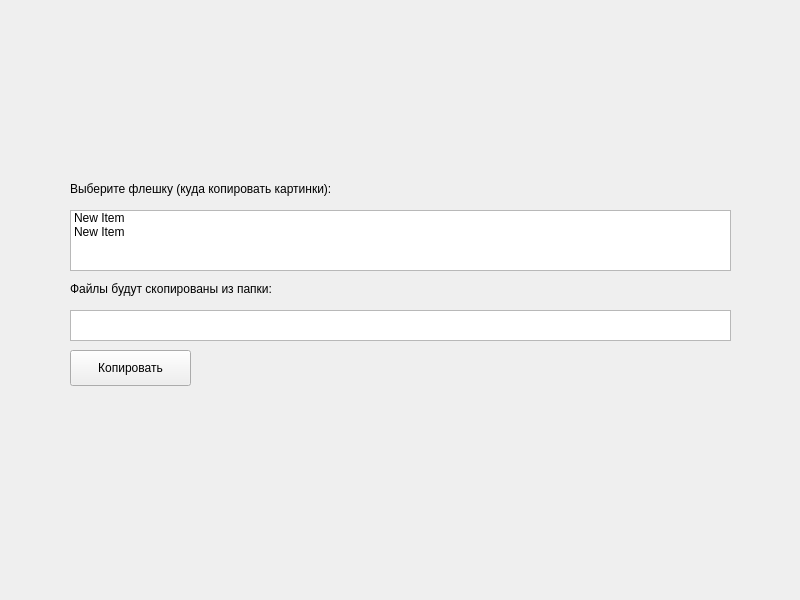
<?xml version="1.0" encoding="UTF-8"?>
<ui version="4.0">
 <class>Widget</class>
 <widget class="QWidget" name="Widget">
  <property name="enabled">
   <bool>true</bool>
  </property>
  <property name="geometry">
   <rect>
    <x>0</x>
    <y>0</y>
    <width>800</width>
    <height>600</height>
   </rect>
  </property>
  <property name="windowTitle">
   <string>Widget</string>
  </property>
  <property name="styleSheet">
   <string notr="true">    QWidget {
        background-color: &quot;green&quot;;
        color: &quot;white&quot;;
    }</string>
  </property>
  <widget class="QStackedWidget" name="stackedWidget">
   <property name="geometry">
    <rect>
     <x>30</x>
     <y>140</y>
     <width>721</width>
     <height>251</height>
    </rect>
   </property>
   <property name="currentIndex">
    <number>0</number>
   </property>
   <widget class="QWidget" name="page">
    <widget class="QLabel" name="label_2">
     <property name="geometry">
      <rect>
       <x>40</x>
       <y>140</y>
       <width>451</width>
       <height>18</height>
      </rect>
     </property>
     <property name="text">
      <string>&lt;html&gt;&lt;head/&gt;&lt;body&gt;&lt;p&gt;Файлы будут скопированы из папки:&lt;/p&gt;&lt;/body&gt;&lt;/html&gt;</string>
     </property>
    </widget>
    <widget class="QLabel" name="label">
     <property name="geometry">
      <rect>
       <x>40</x>
       <y>40</y>
       <width>371</width>
       <height>18</height>
      </rect>
     </property>
     <property name="text">
      <string>&lt;html&gt;&lt;head/&gt;&lt;body&gt;&lt;p&gt;Выберите флешку (куда копировать картинки):&lt;/p&gt;&lt;/body&gt;&lt;/html&gt;</string>
     </property>
    </widget>
    <widget class="QPlainTextEdit" name="plainTextEdit">
     <property name="geometry">
      <rect>
       <x>40</x>
       <y>170</y>
       <width>661</width>
       <height>31</height>
      </rect>
     </property>
    </widget>
    <widget class="QListWidget" name="listWidget">
     <property name="geometry">
      <rect>
       <x>40</x>
       <y>70</y>
       <width>661</width>
       <height>61</height>
      </rect>
     </property>
     <property name="lineWidth">
      <number>1</number>
     </property>
     <item>
      <property name="text">
       <string>New Item</string>
      </property>
     </item>
     <item>
      <property name="text">
       <string>New Item</string>
      </property>
     </item>
    </widget>
    <widget class="QPushButton" name="pushButton">
     <property name="geometry">
      <rect>
       <x>40</x>
       <y>210</y>
       <width>121</width>
       <height>36</height>
      </rect>
     </property>
     <property name="text">
      <string>Копировать</string>
     </property>
    </widget>
   </widget>
   <widget class="QWidget" name="page_4">
    <widget class="QLabel" name="label_5">
     <property name="geometry">
      <rect>
       <x>40</x>
       <y>80</y>
       <width>451</width>
       <height>18</height>
      </rect>
     </property>
     <property name="text">
      <string>&lt;html&gt;&lt;head/&gt;&lt;body&gt;&lt;p&gt;Файлы будут скопированы из папки:&lt;/p&gt;&lt;/body&gt;&lt;/html&gt;</string>
     </property>
    </widget>
    <widget class="QPlainTextEdit" name="plainTextEdit_2">
     <property name="geometry">
      <rect>
       <x>40</x>
       <y>110</y>
       <width>661</width>
       <height>31</height>
      </rect>
     </property>
    </widget>
    <widget class="QPushButton" name="pushButton_2">
     <property name="geometry">
      <rect>
       <x>40</x>
       <y>150</y>
       <width>121</width>
       <height>36</height>
      </rect>
     </property>
     <property name="text">
      <string>Копировать</string>
     </property>
    </widget>
   </widget>
   <widget class="QWidget" name="page_5">
    <widget class="QPushButton" name="pushButton_3">
     <property name="geometry">
      <rect>
       <x>40</x>
       <y>170</y>
       <width>121</width>
       <height>36</height>
      </rect>
     </property>
     <property name="text">
      <string>Повторить</string>
     </property>
    </widget>
    <widget class="QLabel" name="label_6">
     <property name="geometry">
      <rect>
       <x>40</x>
       <y>80</y>
       <width>641</width>
       <height>81</height>
      </rect>
     </property>
     <property name="text">
      <string>&lt;html&gt;&lt;head/&gt;&lt;body&gt;&lt;p&gt;Не обнаружено подключенных USB устройств. &lt;/p&gt;&lt;p&gt;Попробуйте вынуть USB устройство и вставить обратно. &lt;/p&gt;&lt;p&gt;После этого нажмите кнопку &amp;quot;Повторить&amp;quot;&lt;/p&gt;&lt;/body&gt;&lt;/html&gt;</string>
     </property>
    </widget>
   </widget>
   <widget class="QWidget" name="page_2">
    <widget class="QProgressBar" name="progressBar">
     <property name="geometry">
      <rect>
       <x>190</x>
       <y>140</y>
       <width>401</width>
       <height>31</height>
      </rect>
     </property>
     <property name="value">
      <number>0</number>
     </property>
    </widget>
    <widget class="QLabel" name="label_4">
     <property name="geometry">
      <rect>
       <x>130</x>
       <y>110</y>
       <width>500</width>
       <height>18</height>
      </rect>
     </property>
     <property name="text">
      <string>&lt;html&gt;&lt;head/&gt;&lt;body&gt;&lt;p align=&quot;center&quot;&gt;Копирование файлов:&lt;/p&gt;&lt;/body&gt;&lt;/html&gt;</string>
     </property>
    </widget>
   </widget>
   <widget class="QWidget" name="page_3">
    <widget class="QLabel" name="label_3">
     <property name="geometry">
      <rect>
       <x>130</x>
       <y>110</y>
       <width>500</width>
       <height>51</height>
      </rect>
     </property>
     <property name="text">
      <string>&lt;html&gt;&lt;head/&gt;&lt;body&gt;&lt;p align=&quot;center&quot;&gt;Скопировано 2548 файлов в папку &amp;quot;На печать 10.05.2023&amp;quot;.&lt;/p&gt;&lt;p align=&quot;center&quot;&gt;Флешка отключена. Ее можно безопасно вынуть.&lt;/p&gt;&lt;/body&gt;&lt;/html&gt;</string>
     </property>
    </widget>
   </widget>
  </widget>
 </widget>
 <resources/>
 <connections/>
</ui>
